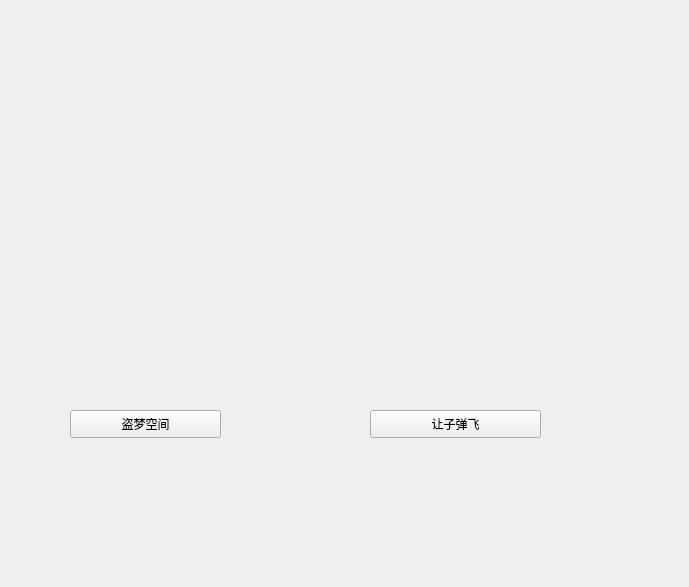
<?xml version="1.0" encoding="UTF-8"?>
<ui version="4.0">
 <class>Form</class>
 <widget class="QWidget" name="Form">
  <property name="geometry">
   <rect>
    <x>0</x>
    <y>0</y>
    <width>689</width>
    <height>587</height>
   </rect>
  </property>
  <property name="windowTitle">
   <string>Form</string>
  </property>
  <widget class="QPushButton" name="btn_login">
   <property name="geometry">
    <rect>
     <x>70</x>
     <y>410</y>
     <width>151</width>
     <height>28</height>
    </rect>
   </property>
   <property name="text">
    <string>盗梦空间</string>
   </property>
  </widget>
  <widget class="QPushButton" name="btn_register">
   <property name="geometry">
    <rect>
     <x>370</x>
     <y>410</y>
     <width>171</width>
     <height>28</height>
    </rect>
   </property>
   <property name="text">
    <string>让子弹飞</string>
   </property>
  </widget>
  <widget class="QLabel" name="label">
   <property name="geometry">
    <rect>
     <x>30</x>
     <y>20</y>
     <width>251</width>
     <height>371</height>
    </rect>
   </property>
   <property name="text">
    <string/>
   </property>
   <property name="pixmap">
    <pixmap>C:/Users/jane/Pictures/Saved Pictures/6.jpg</pixmap>
   </property>
  </widget>
  <widget class="QLabel" name="label_2">
   <property name="geometry">
    <rect>
     <x>340</x>
     <y>30</y>
     <width>261</width>
     <height>361</height>
    </rect>
   </property>
   <property name="text">
    <string/>
   </property>
   <property name="pixmap">
    <pixmap>C:/Users/jane/Pictures/Saved Pictures/9.jpg</pixmap>
   </property>
  </widget>
 </widget>
 <resources/>
 <connections/>
</ui>
